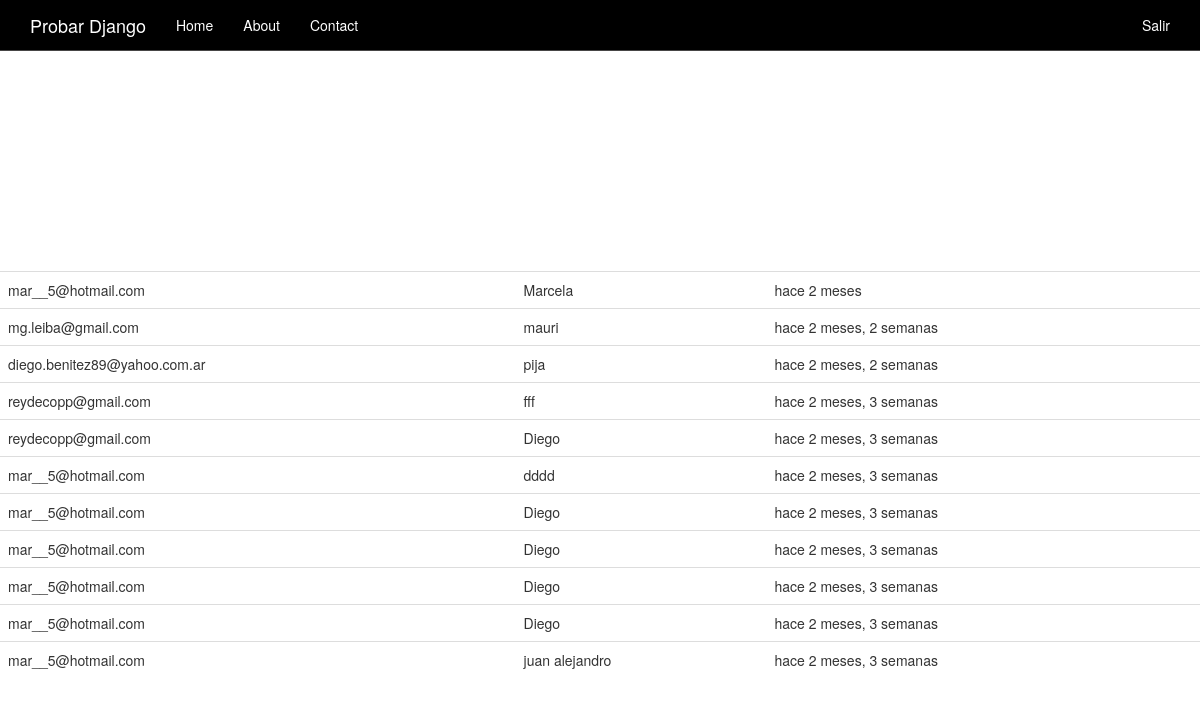
The app's page / (signed in), older data.
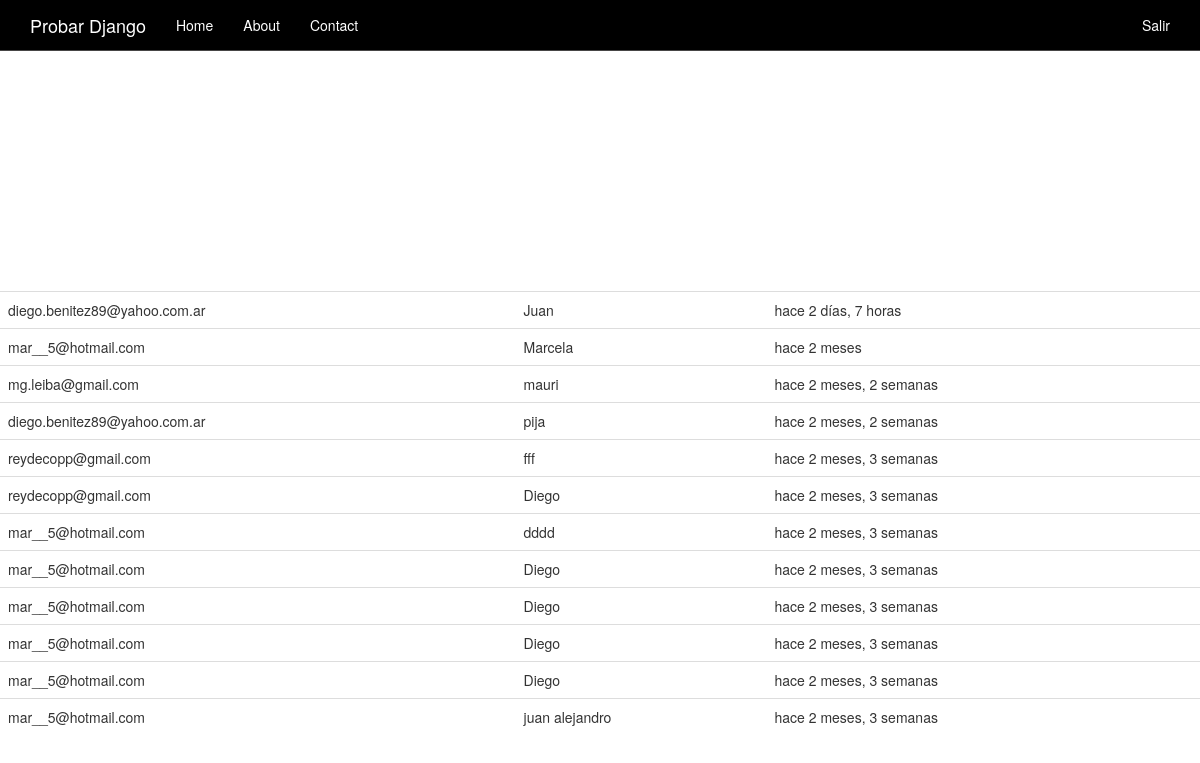
The same page, newer data.
### boletin/models.py (models this page shows, shortened)
class Registrado(models.Model):
    nombre = models.CharField(max_length=100, blank=True, null=True)
    email = models.EmailField()
    timestamp = models.DateTimeField(auto_now_add=True, auto_now=False)
    def __str__(self):
        return self.email

### boletin/views.py (the view, shortened to what this page needs)
# urls.py: path('', views.inicio, name='inicio'),
def inicio(request):
    titulo = "Bienvenidos"
    if request.user.is_authenticated:
        titulo = "Bienvenid@ %s" %(request.user)
    form = RegModelForm(request.POST or None)
    context = {
                "titulo": titulo,
                "el_form": form,
            }
    if request.user.is_authenticated and request.user.is_staff:
        queryset = Registrado.objects.all().order_by("-timestamp")
        context = {
            "queryset": queryset,
        }
    return render(request, "inicio.html", context)

### templates/inicio.html (shortened to what this page needs)
{% extends "base.html" %}
{% load crispy_forms_tags %}
{% block jumbotron %}
{% if request.user.is_staff %}
<table class="table">
{% for instance in queryset %}
<tr><td>{{ instance }}</td><td>{{ instance.nombre}}</td><td>hace {{ instance.timestamp|timesince}}</td></tr> </br>
{% endfor %}
</table>
{% endif %}
{% endblock %}

### templates/base.html (shortened to what this page needs)
<!doctype html>
{% load static %}
<html lang="en">
  <head>
{% include "head_css.html" %}
  </head>
  <body>
{% include "navbar.html" %}
{% block jumbotron %}
{% endblock %}
  </body>
</html>

### templates/head_css.html (shortened to what this page needs)
{% load static %}
    <link href="{% static 'css/bootstrap.min.css' %}" rel="stylesheet">
    <link href="{% static 'css/ie10-viewport-bug-workaround.css' %}" rel="stylesheet">
    <link href="{% static 'css/navbar-static-top.css' %}" rel="stylesheet">
    <link href="{% static 'css/custom.css' %}" rel="stylesheet">
  </head>

### templates/navbar.html (shortened to what this page needs)
<nav class="navbar navbar-default navbar-static-top">
    <div class="container">
      <div class="navbar-header">
        <a class="navbar-brand" href="/">Probar Django</a>
      </div>
      <div id="navbar" class="navbar-collapse collapse">
        <ul class="nav navbar-nav">
          <li><a href="/">Home</a></li>
          <li><a href="{% url 'about'%}">About</a></li>
          <li><a href="{% url 'contact'%}">Contact</a></li>
        </ul>
        <ul class="nav navbar-nav navbar-right">
          {% if request.user.is_authenticated %}
          <li><a href="{% url 'auth_logout' %}">Salir</a></li>
          {% else %}
          <li><a href="{% url 'registration_register' %}">Regristrarte</a></li>
          {% endif %}
        </ul>
      </div>
    </div>
  </nav>

### templates/javascript.html (shortened to what this page needs)
{% load static %}

### static_pro/static/css/navbar-static-top.css (style rules this page uses)
body { height: 750px; }
.navbar-static-top { margin-bottom: 0px; }
.navbar-default { background-color: #000000 !important; border-color: rgb(71, 70, 70) ; }
.navbar-default .navbar-brand { color: #fff; }
.navbar-default .navbar-nav>li>a { color: white; }

Row changes from the older to the newer data that the page shows:
added Registrado: email "diego.benitez89@yahoo.com.ar", nombre "Juan", timestamp "2 días, 7 horas"
